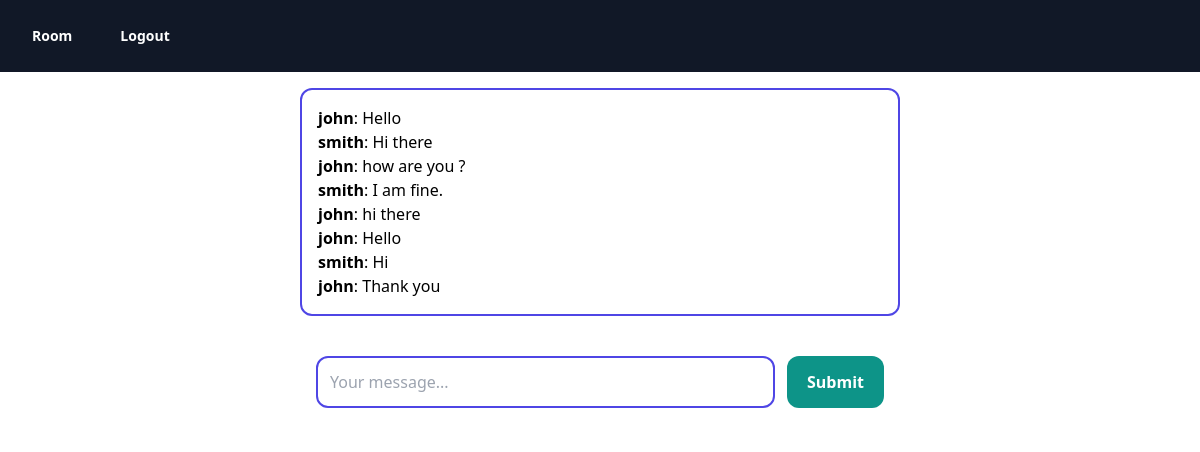
Before: /rooms/work/ (signed in) with the older database file.
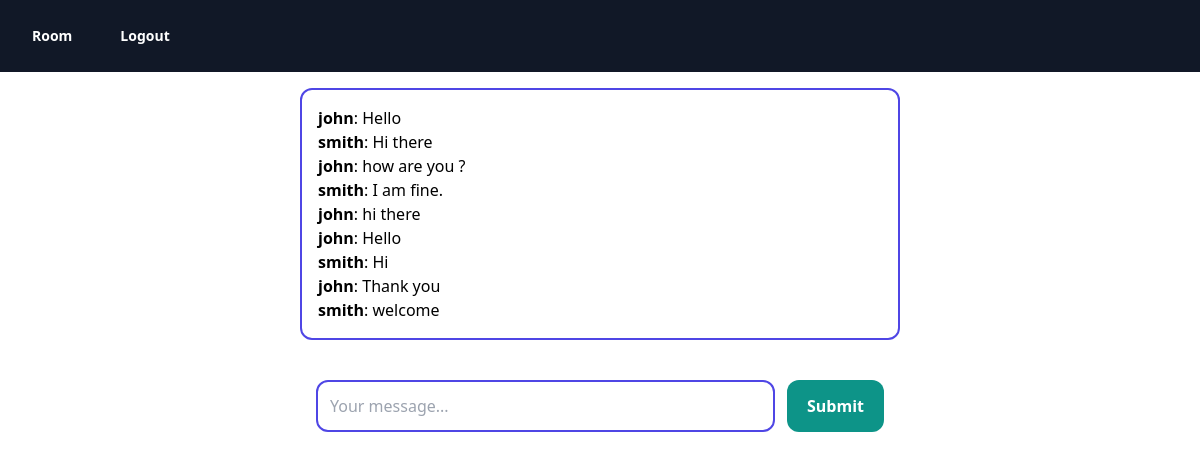
After: the same page with the newer database file.
### room/models.py (models this page shows)
class Message(models.Model):
    room = models.ForeignKey(Room, related_name='messages', on_delete=models.CASCADE)
    user = models.ForeignKey(User, related_name='messages', on_delete=models.CASCADE)
    content = models.TextField()
    date_added = models.DateTimeField(auto_now_add=True)
    class Meta:
        ordering = ('date_added',)

### room/views.py (the view)
# urls.py: path("rooms/", include('room.urls')),
@login_required
def room(request, slug):
    room = Room.objects.get(slug=slug)
    messages = Message.objects.filter(room=room)[0:25]
    return render(request, 'room/room.html', {'room': room, 'messages': messages})

### room/templates/room/room.html (shortened to what this page needs)
{% extends 'core/base.html' %}
{% block content %}
<div class="lg:w-2/4 mx-4 mt-4 lg:mx-auto p-4 bg-white rounded-xl text-black border-2 border-indigo-600 border-solid">
    <div class="chat-messages space-y-3" id="chat-messages">
        {% for m in messages %}<b>{{ m.user.username }}</b>: {{ m.content }}<br>{% endfor %}
    </div>
</div>
<div class="lg:w-2/4 mt-6 mx-4 lg:mx-auto p-4 bg-white rounded-xl">
    <form method="post" class="flex">
        <input type="text" name="content" class="flex-1 mr-3 border-solid border-2 border-indigo-600 p-3 rounded-xl" placeholder="Your message..." id="chat-message-input">
        <button class="px-5 py-3 rounded-xl text-white bg-teal-600 hover:bg-teal-700 font-bold"
            id="chat-message-submit"
        >Submit</button>
    </form>
</div>
{% endblock %}

Changed rows visible on the page:
added Message: user.username "smith", content "welcome"
